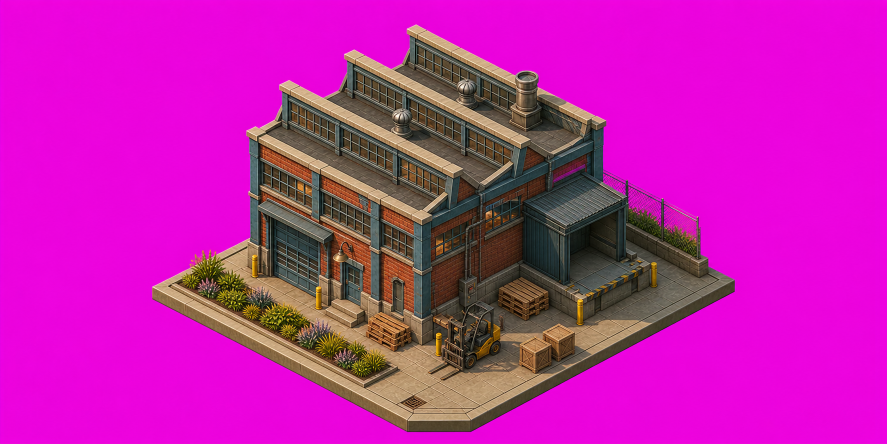
#> input picture Native/CitySimNative/WorldArt/AssetSprint/CommercialIndustrial/GeneratedSources/cedar-factory-source.png, 1774 x 887 px, given in place of cedar-corner-shop-alpha.png, which was not available (shown at 1/2 size)
$ python package_assets.py --alpha-dir GeneratedSources --output-dir out --source-dir GeneratedSources
#> lines starting #> are read from the running program, lines starting #| are printed output that depends on the picture; pictures that were not available may be replaced by others from this repository, and a replacement may not be noted
#!/usr/bin/env python3
"""Normalize approved alpha masters onto Cedar Market pivot-aware canvases."""

from __future__ import annotations

import argparse
import hashlib
import json
from pathlib import Path

from PIL import Image


ASSETS = {
    "cedar-corner-shop": {"category": "commercial", "footprint": [2, 2], "canvas": [512, 512], "art_width": 410},
    "cedar-cafe": {"category": "commercial", "footprint": [2, 2], "canvas": [512, 512], "art_width": 410},
    "cedar-mixed-use": {"category": "commercial", "footprint": [2, 2], "canvas": [512, 576], "art_width": 410},
    "cedar-workshop": {"category": "industrial", "footprint": [2, 3], "canvas": [640, 576], "art_width": 520},
    "cedar-factory": {"category": "industrial", "footprint": [3, 3], "canvas": [768, 640], "art_width": 620},
    "cedar-utility-industry": {"category": "industrial", "footprint": [2, 3], "canvas": [640, 576], "art_width": 520},
}

PIVOT_X = 0.5
PIVOT_Y = 0.18


def sha256(path: Path) -> str:
    return hashlib.sha256(path.read_bytes()).hexdigest()


def package_asset(alpha_path: Path, output_path: Path, canvas_size: tuple[int, int], art_width: int) -> None:
#> called with canvas_size = (512, 512), art_width = 410
    image = Image.open(alpha_path).convert("RGBA")
    bounds = image.getchannel("A").getbbox()
#> bounds = (0, 0, 1774, 887)
    if bounds is None:
        raise ValueError(f"{alpha_path} contains no visible pixels")

    art = image.crop(bounds)
    scale = art_width / art.width
#> scale = 0.231
    art_height = round(art.height * scale)
#> art_height = 205
    art = art.resize((art_width, art_height), Image.Resampling.LANCZOS)
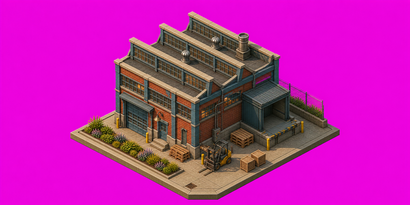
#> art: PIL image 410x205 RGBA; mean R, G, B, A 191.2, 32.1, 168.6, 255

    canvas_width, canvas_height = canvas_size
    pivot_from_top = round(canvas_height * (1 - PIVOT_Y))
    left = round(canvas_width * PIVOT_X - art.width / 2)
#> left = 51
    top = pivot_from_top - art.height
#> top = 215
    if left < 0 or top < 0 or left + art.width > canvas_width:
        raise ValueError(f"{alpha_path} does not fit its canonical canvas")

    canvas = Image.new("RGBA", canvas_size, (0, 0, 0, 0))
#> canvas: PIL image 512x512 RGBA; every value is 0
    canvas.alpha_composite(art, (left, top))
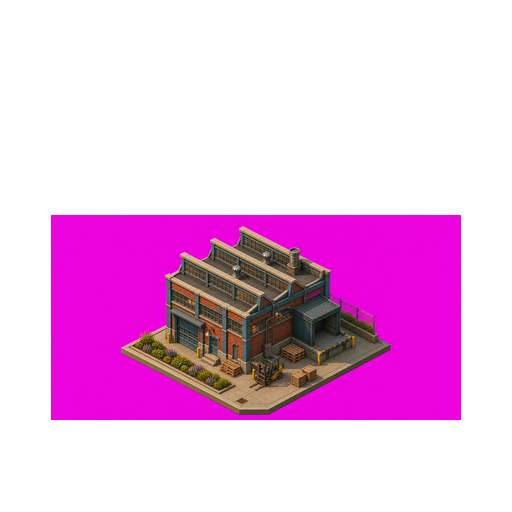
#> canvas: PIL image 512x512 RGBA; mean R, G, B, A 61.3, 10.3, 54.1, 81.8; transparent parts drawn white
    canvas.save(output_path, format="PNG", compress_level=9, optimize=False)


def main() -> None:
    parser = argparse.ArgumentParser()
    parser.add_argument("--alpha-dir", type=Path, required=True)
    parser.add_argument("--output-dir", type=Path, required=True)
    parser.add_argument("--source-dir", type=Path, required=True)
    args = parser.parse_args()
    args.output_dir.mkdir(parents=True, exist_ok=True)

    manifest_assets = []
    for name, spec in ASSETS.items():
        alpha_path = args.alpha_dir / f"{name}-alpha.png"
        output_path = args.output_dir / f"{name}.png"
        package_asset(alpha_path, output_path, tuple(spec["canvas"]), spec["art_width"])
        source_path = args.source_dir / f"{name}-source.png"
        manifest_assets.append(
            {
                "id": name,
                "category": spec["category"],
                "footprint_tiles": spec["footprint"],
                "pixel_size": spec["canvas"],
                "file": output_path.name,
                "source_file": source_path.name,
                "source_sha256": sha256(source_path),
                "packaged_sha256": sha256(output_path),
                "renderer_rotation_degrees": 0,
                "renderer_skew": 0,
                "renderer_scale_override": 1,
            }
        )
#> pass 2 of the loop in main, `for name, spec in ASSETS.items():`:
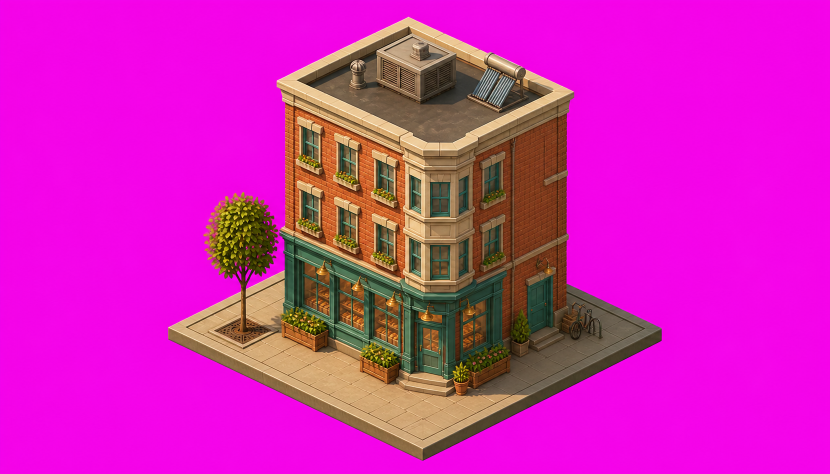
#> input picture Native/CitySimNative/WorldArt/AssetSprint/CommercialIndustrial/GeneratedSources/cedar-mixed-use-source.png, 1659 x 948 px, given in place of cedar-cafe-alpha.png, which was not available (shown at 1/2 size)
#> image: PIL image 1659x948 RGBA
#> bounds = (0, 0, 1659, 948)
#> in package_asset (call 2), `art = art.resize((art_width, art_height), Image.Resampling.LANCZOS)`:
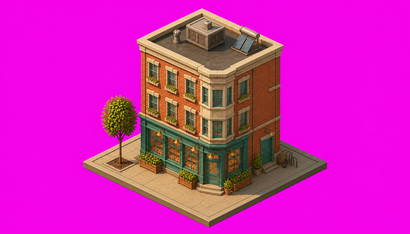
#> art: PIL image 410x234 RGBA; mean R, G, B, A 208.7, 35.1, 180, 255
#> in package_asset (call 2), `canvas.alpha_composite(art, (left, top))`:
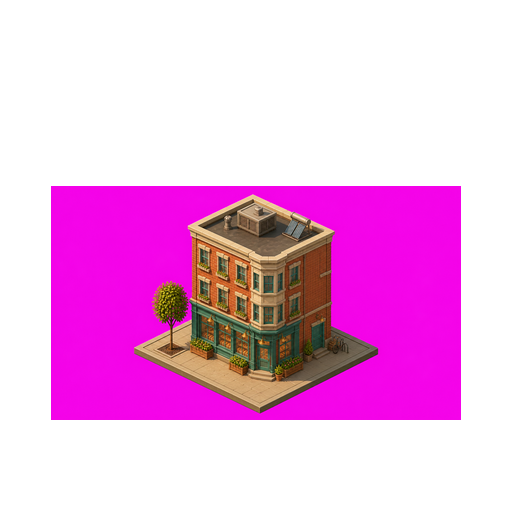
#> canvas: PIL image 512x512 RGBA; mean R, G, B, A 76.4, 12.9, 65.9, 93.3; transparent parts drawn white

    manifest = {
        "schema": 1,
        "family_id": "cedar-market-commercial-industrial-v1",
        "license": "Copyright JFM Systems; original project-bound generated artwork",
        "generation_mode": "OpenAI built-in image_gen, separate generation per asset, chroma-key alpha workflow",
        "projection": {
            "id": "citysim-isometric-2to1-southeast-v1",
            "tile_width": 88,
            "tile_height": 44,
            "elevation_step": 22,
            "visible_facades": ["southwest", "southeast"],
        },
        "ground_contract": {
            "pivot_x": PIVOT_X,
            "pivot_y": PIVOT_Y,
            "key_light": "northwest",
            "shadow_direction": "southeast",
            "shadow_offset_pixels": [16, -10],
        },
        "assets": manifest_assets,
        "representative_renders": [
            "cedar-market-commercial-industrial-block-1280x800.png",
            "cedar-market-commercial-industrial-block-900x600.png",
        ],
    }
    (args.output_dir / "family.json").write_text(
        json.dumps(manifest, indent=2, sort_keys=True) + "\n", encoding="utf-8"
    )


if __name__ == "__main__":
#> (the run stopped early here; a loop or call above may not have finished)
